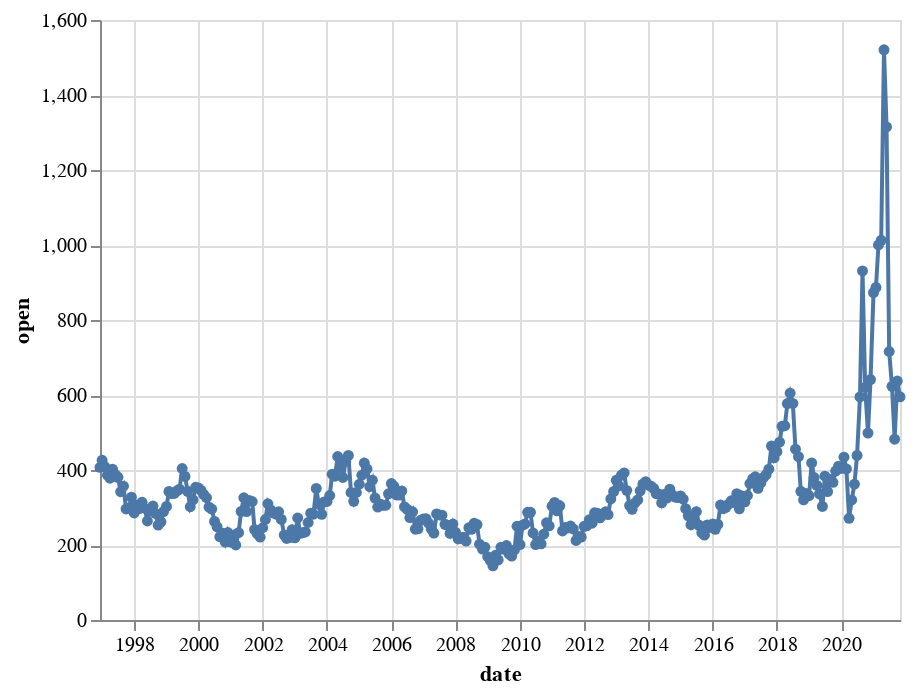

The notebook cell this image was saved under:
### Markdown cell above
## Adding points to a line chart

You'll add the `points=` option to `mark_line` to turn on points. If you want to customize the points, you can adjust `OverlayMarkDef`.

### Code cell
# Default points
alt.Chart(df).mark_line(point=True).encode(
    x='date',
    y='open'
)

### Figure 1 — Vega-Lite specification as saved in the notebook (floating-point values rounded to 4 significant figures; data arrays with more than 128 entries replaced by an {"elided": "..."} marker saying what was removed)
{"config": {"view": {"continuousWidth": 400, "continuousHeight": 300}}, "data": {"name": "data-f3d00e0c89f6f484b07dec32342a1616"}, "mark": {"type": "line", "point": true}, "encoding": {"x": {"field": "date", "type": "temporal"}, "y": {"field": "open", "type": "quantitative"}}, "$schema": "https://vega.github.io/schema/vega-lite/v4.17.0.json", "datasets": {"data-f3d00e0c89f6f484b07dec32342a1616": {"elided": "300 records"}}}
